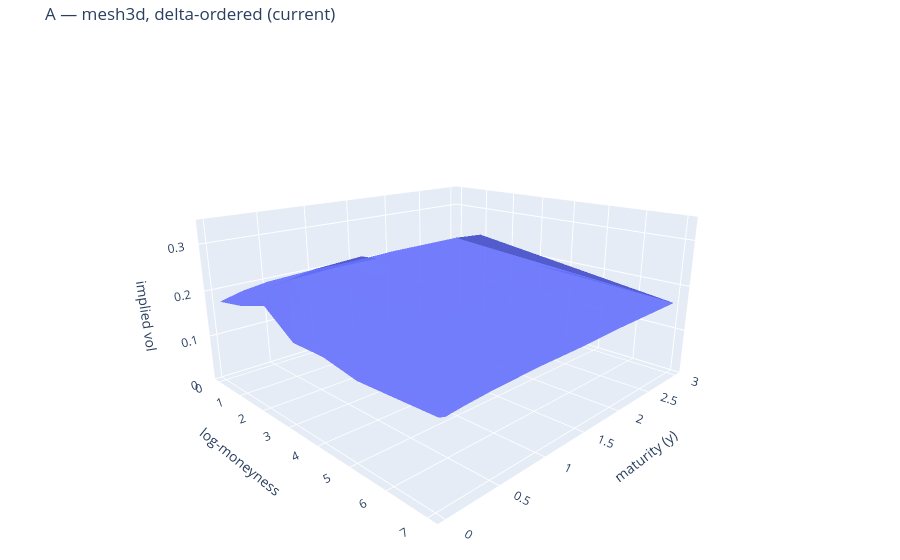

Here is the notebook cell this chart was saved with:
### Markdown cell above
## (A) Current — `mesh3d`, delta-ordered axis (jagged blue + spike)

### Code cell
# Reproduce the current look: delta-ordered x, mesh3d point cloud, default colorscale.
dband = {}
for m in mats:
    for p in m["points"]:
        dband.setdefault(p["delta_band"], p["target_delta"])
delta_order = sorted(dband, key=dband.get)
xs, yy, zz = [], [], []
for m in mats:
    iv = {p["delta_band"]: p["implied_vol"] for p in m["points"]}
    for j, b in enumerate(delta_order):
        if b in iv:
            xs.append(j); yy.append(m["maturity_years"]); zz.append(iv[b])
go.Figure(go.Mesh3d(x=xs, y=yy, z=zz, opacity=0.9)).update_layout(**layout("A — mesh3d, delta-ordered (current)"))

### Figure 1 — Plotly figure (JSON) as saved in the notebook; plotly's stock layout.template omitted (floating-point values rounded to 4 significant figures)
{"data": [{"opacity": 0.9, "type": "mesh3d", "x": [0, 1, 2, 3, 4, 5, 6, 7, 0, 1, 2, 3, 4, 5, 6, 7, 0, 1, 2, 3, 4, 5, 6, 7, 0, 1, 2, 3, 4, 5, 6, 7, 0, 1, 2, 3, 4, 5, 6, 7, 0, 1, 3, 4, 5, 6, 7, 0, 1, 3, 4, 6, 7, 0, 1, 3, 4, 6, 7], "y": [0.0274, 0.0274, 0.0274, 0.0274, 0.0274, 0.0274, 0.0274, 0.0274, 0.08333, 0.08333, 0.08333, 0.08333, 0.08333, 0.08333, 0.08333, 0.08333, 0.25, 0.25, 0.25, 0.25, 0.25, 0.25, 0.25, 0.25, 0.5, 0.5, 0.5, 0.5, 0.5, 0.5, 0.5, 0.5, 1.0, 1.0, 1.0, 1.0, 1.0, 1.0, 1.0, 1.0, 1.5, 1.5, 1.5, 1.5, 1.5, 1.5, 1.5, 2.0, 2.0, 2.0, 2.0, 2.0, 2.0, 3.0, 3.0, 3.0, 3.0, 3.0, 3.0], "z": [0.1762, 0.1885, 0.2097, 0.162, 0.162, 0.1485, 0.1512, 0.1541, 0.1801, 0.196, 0.2245, 0.1612, 0.1612, 0.1417, 0.1451, 0.1495, 0.1895, 0.2098, 0.2482, 0.1665, 0.1665, 0.1427, 0.1475, 0.1528, 0.1977, 0.22, 0.2604, 0.1718, 0.1718, 0.1453, 0.1503, 0.1562, 0.203, 0.2258, 0.2669, 0.1762, 0.1762, 0.147, 0.153, 0.1596, 0.2034, 0.2255, 0.1767, 0.1767, 0.1466, 0.1529, 0.1597, 0.2076, 0.2302, 0.1804, 0.1804, 0.1545, 0.1624, 0.2087, 0.2314, 0.1809, 0.1809, 0.156, 0.163]}], "layout": {"height": 560, "margin": {"b": 0, "l": 0, "r": 0, "t": 40}, "scene": {"aspectratio": {"x": 1.4, "y": 1.5, "z": 0.7}, "camera": {"eye": {"x": 1.8, "y": -1.8, "z": 0.8}}, "xaxis": {"title": {"text": "log-moneyness"}}, "yaxis": {"title": {"text": "maturity (y)"}}, "zaxis": {"range": [0.0, 0.35], "title": {"text": "implied vol"}}}, "title": {"text": "A — mesh3d, delta-ordered (current)"}}}
